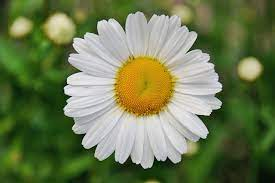
#> input picture ornek.jpg, 275 x 183 px
$ python derrs66pixelopen.py
#> lines starting #> are read from the running program, lines starting #| are printed output that depends on the picture
import numpy as np
import cv2
import matplotlib.pyplot as plt
from scipy.signal import convolve2d

resim=cv2.imread("ornek.jpg")
#> resim is the input picture: shape (183, 275, 3); mean B, G, R 80.5, 122, 109.1
resim=cv2.cvtColor(resim,cv2.COLOR_BGR2RGB)
resimgri=cv2.cvtColor(resim,cv2.COLOR_BGR2GRAY)
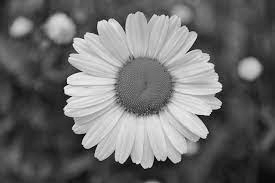
#> resimgri: shape (183, 275); min 1, max 252, mean 108.1

inputmat=np.asarray(resim)
inputmat2=np.asarray(resimgri)


prewittX=np.array([[-1,0,1],[-1,0,1],[-1,0,1]])
prewittY=np.array([[1,1,1],[0,0,0],[-1,-1,-1]])


sobelX=np.array([[-1,0,1],[-2,0,2],[-1,0,1]])
sobelY=np.array([[1,2,1],[0,0,0],[-1,-2,-1]])


out=convolve2d(inputmat2,prewittX)
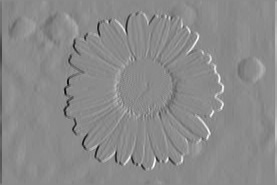
#> out: shape (185, 277) int64; min -660, max 554, mean 0; drawn with min black and max white
out2=convolve2d(inputmat2,prewittY)
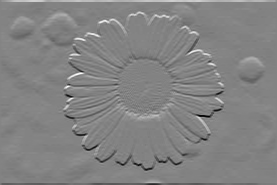
#> out2: shape (185, 277) int64; min -617, max 581, mean 0; drawn with min black and max white


out3=convolve2d(inputmat2,sobelX)
out4=convolve2d(inputmat2,sobelY)


fig,ax=plt.subplots(1,4)
ax[0].imshow(out,cmap="gray")
ax[0].set_title("prewittX resim")

ax[1].imshow(out2,cmap="gray")
ax[1].set_title("prewittY resim")


ax[2].imshow(out3,cmap="gray")
ax[2].set_title("sobel x  resim")

ax[3].imshow(out4,cmap="gray")
ax[3].set_title("sobely  fitrle resim")


plt.show()
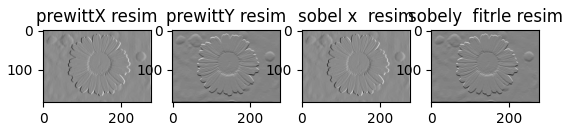
#> figure drawn by matplotlib, 4 panels

#print(inputmat.shape) #matris bilgileri verir  shape 3 kanal yapısını gçsterir

$ run again, with kus.jpg copied over ornek.jpg
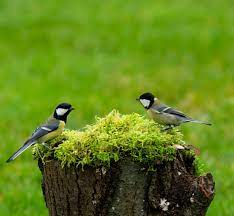
#> input picture kus.jpg, 234 x 216 px
#> resim is the input picture: shape (216, 234, 3); mean B, G, R 29.6, 130.3, 98.9
#> `out2=convolve2d(inputmat2,prewittY)`:
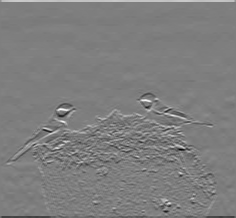
#> out2: shape (218, 236) int64; min -645, max 655, mean 0; drawn with min black and max white
#> `plt.show()`:
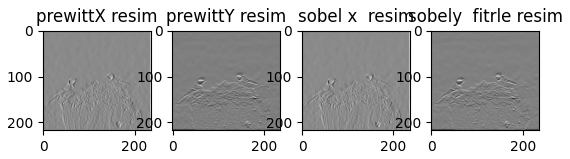
#> figure drawn by matplotlib, 4 panels

$ run again, with resim2.jpg copied over ornek.jpg
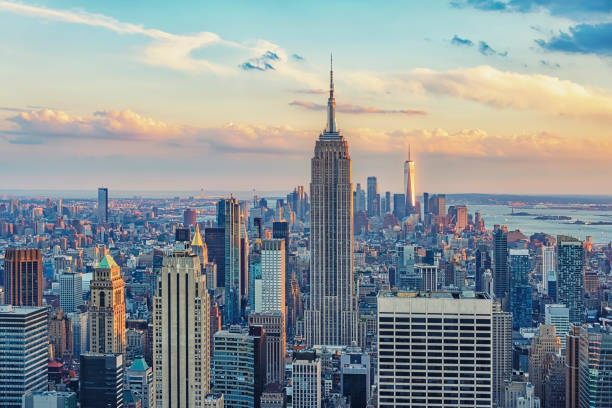
#> input picture resim2.jpg, 612 x 408 px
#> resim is the input picture: shape (408, 612, 3); mean B, G, R 149.9, 147, 137.5
#> `out2=convolve2d(inputmat2,prewittY)`:
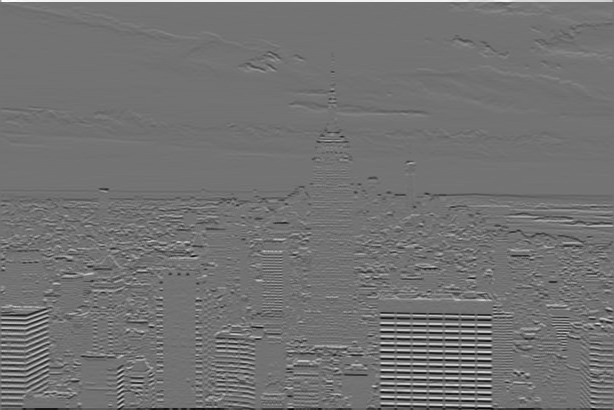
#> out2: shape (410, 614) int64; min -545, max 662, mean 0; drawn with min black and max white
#> `plt.show()`:
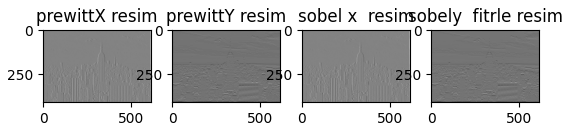
#> figure drawn by matplotlib, 4 panels
